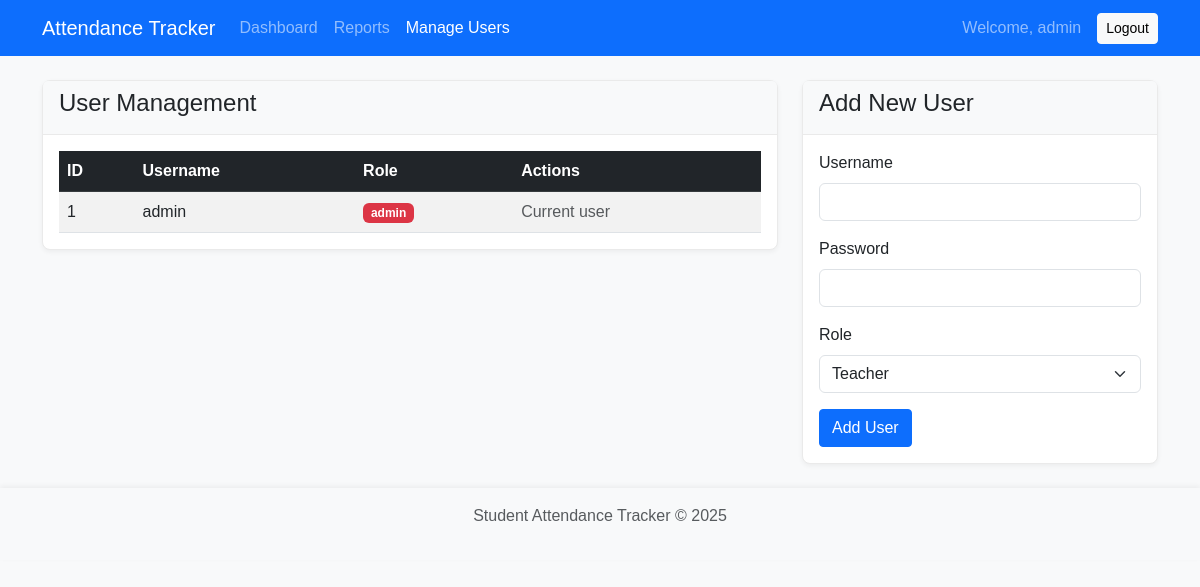
Before: /admin/users (signed in) with the older database file.
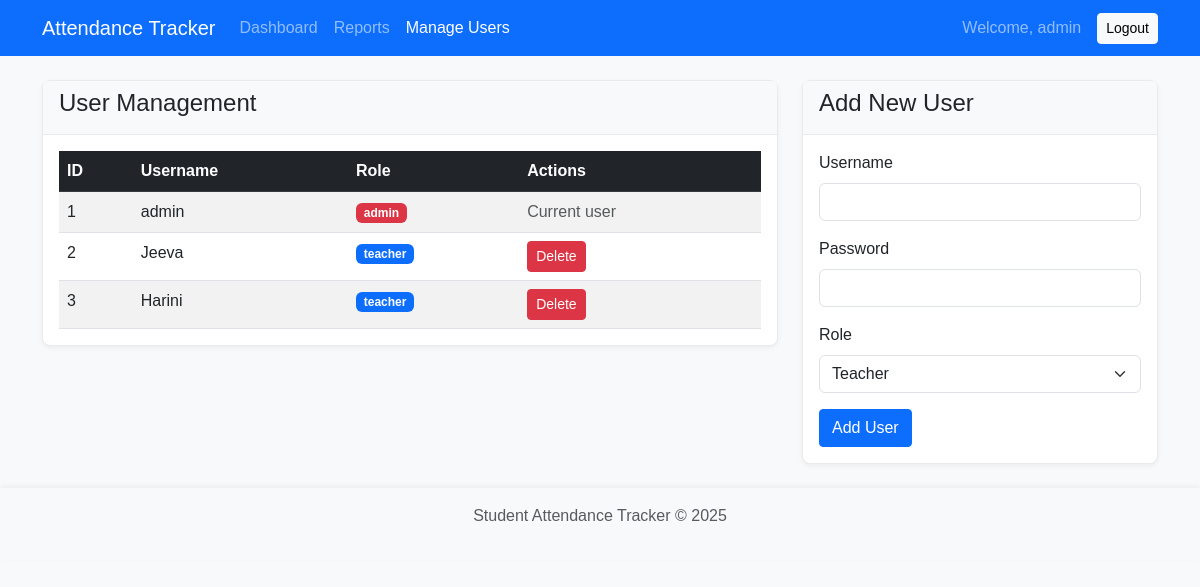
After: the same page with the newer database file.
### app.py (models this page shows, shortened)
class User(db.Model):
    id = db.Column(db.Integer, primary_key=True)
    username = db.Column(db.String(80), unique=True, nullable=False)
    password_hash = db.Column(db.String(128), nullable=False)
    role = db.Column(db.String(20), default='teacher')  # 'admin' or 'teacher'

### app.py (the view)
@app.route('/admin/users')
@admin_required
def admin_users():
    users = User.query.all()
    return render_template('admin_users.html', users=users)

### app.py (called while the page is built)
def admin_required(f):
    @wraps(f)
    def decorated_function(*args, **kwargs):
        if 'user_id' not in session:
            flash('You need to login first.', 'danger')
            return redirect(url_for('login'))
        user = User.query.get(session['user_id'])
        if not user or user.role != 'admin':
            flash('You do not have permission to access this page.', 'danger')
            return redirect(url_for('dashboard'))
        return f(*args, **kwargs)
    return decorated_function

### templates/admin_users.html (shortened to what this page needs)
<!DOCTYPE html>
<html lang="en">
<head>
    <link href="https://cdn.jsdelivr.net/npm/bootstrap@5.3.0-alpha1/dist/css/bootstrap.min.css" rel="stylesheet">
    <link rel="stylesheet" href="{{ url_for('static', filename='css/style.css') }}">
</head>
<body>
    <nav class="navbar navbar-expand-lg navbar-dark bg-primary">
        <div class="container">
            <a class="navbar-brand" href="{{ url_for('dashboard') }}">Attendance Tracker</a>
            <div class="collapse navbar-collapse" id="navbarNav">
                <ul class="navbar-nav me-auto">
                    <li class="nav-item">
                        <a class="nav-link" href="{{ url_for('dashboard') }}">Dashboard</a>
                    </li>
                    <li class="nav-item">
                        <a class="nav-link" href="{{ url_for('reports') }}">Reports</a>
                    </li>
                    {% if session.role == 'admin' %}
                    <li class="nav-item">
                        <a class="nav-link active" href="{{ url_for('admin_users') }}">Manage Users</a>
                    </li>
                    {% endif %}
                </ul>
                <span class="navbar-text me-3">
                    Welcome, {{ session.username }}
                </span>
                <a href="{{ url_for('logout') }}" class="btn btn-sm btn-light">Logout</a>
            </div>
        </div>
    </nav>
    <div class="container mt-4">
        <div class="row">
            <div class="col-md-8">
                <div class="card mb-4">
                    <div class="card-header bg-light">
                        <h4>User Management</h4>
                    </div>
                    <div class="card-body">
                        <div class="table-responsive">
                            <table class="table table-striped table-hover">
                                <thead class="table-dark">
                                    <tr>
                                        <th>ID</th>
                                        <th>Username</th>
                                        <th>Role</th>
                                        <th>Actions</th>
                                    </tr>
                                </thead>
                                <tbody>
                                    {% if users %}
                                        {% for user in users %}
                                        <tr>
                                            <td>{{ user.id }}</td>
                                            <td>{{ user.username }}</td>
                                            <td>
                                                <span class="badge bg-{{ 'danger' if user.role == 'admin' else 'primary' }}">
                                                    {{ user.role }}
                                                </span>
                                            </td>
                                            <td>
                                                {% if user.id != session.user_id %}
                                                <a href="{{ url_for('delete_user', id=user.id) }}"
                                                   class="btn btn-sm btn-danger"
                                                   onclick="return confirm('Are you sure you want to delete this user?')">
                                                    Delete
                                                </a>
                                                {% else %}
                                                <span class="text-muted">Current user</span>
                                                {% endif %}
                                            </td>
                                        </tr>
                                        {% endfor %}
                                    {% else %}
                                        <tr>
                                            <td colspan="4" class="text-center">No users found</td>
                                        </tr>
                                    {% endif %}
                                </tbody>
                            </table>
                        </div>
                    </div>
                </div>
            </div>
            <div class="col-md-4">
                <div class="card">
                    <div class="card-header bg-light">
                        <h4>Add New User</h4>
                    </div>
                    <div class="card-body">
                        <form action="{{ url_for('register') }}" method="POST">
                            <div class="mb-3">
                                <label for="username" class="form-label">Username</label>
                                <input type="text" class="form-control" id="username" name="username" required>
                            </div>
                            <div class="mb-3">
                                <label for="password" class="form-label">Password</label>
                                <input type="password" class="form-control" id="password" name="password" required>
                            </div>
                            <div class="mb-3">
                                <label for="role" class="form-label">Role</label>
                                <select class="form-select" id="role" name="role">
                                    <option value="teacher">Teacher</option>
                                </select>
                            </div>
                            <button type="submit" class="btn btn-primary">Add User</button>
                        </form>
                    </div>
                </div>
            </div>
        </div>
    </div>
    <footer class="bg-light text-center text-muted py-3 mt-4">
        <p>Student Attendance Tracker &copy; 2025</p>
    </footer>
</body>
</html>

### static/css/style.css (style rules this page uses)
body { background-color: #f8f9fa; font-family: Arial, sans-serif; }
.card { box-shadow: 0 2px 5px rgba(0, 0, 0, 0.05); border-radius: 8px; border: 1px solid #eaeaea; }
.card-header { border-bottom: 1px solid #eaeaea; }
.table { margin-bottom: 0; }
.btn { border-radius: 4px; }
footer { box-shadow: 0 -2px 5px rgba(0, 0, 0, 0.05); }

Changed rows visible on the page:
added User: id "2", username "Jeeva", role "teacher"
added User: id "3", username "Harini", role "teacher"
